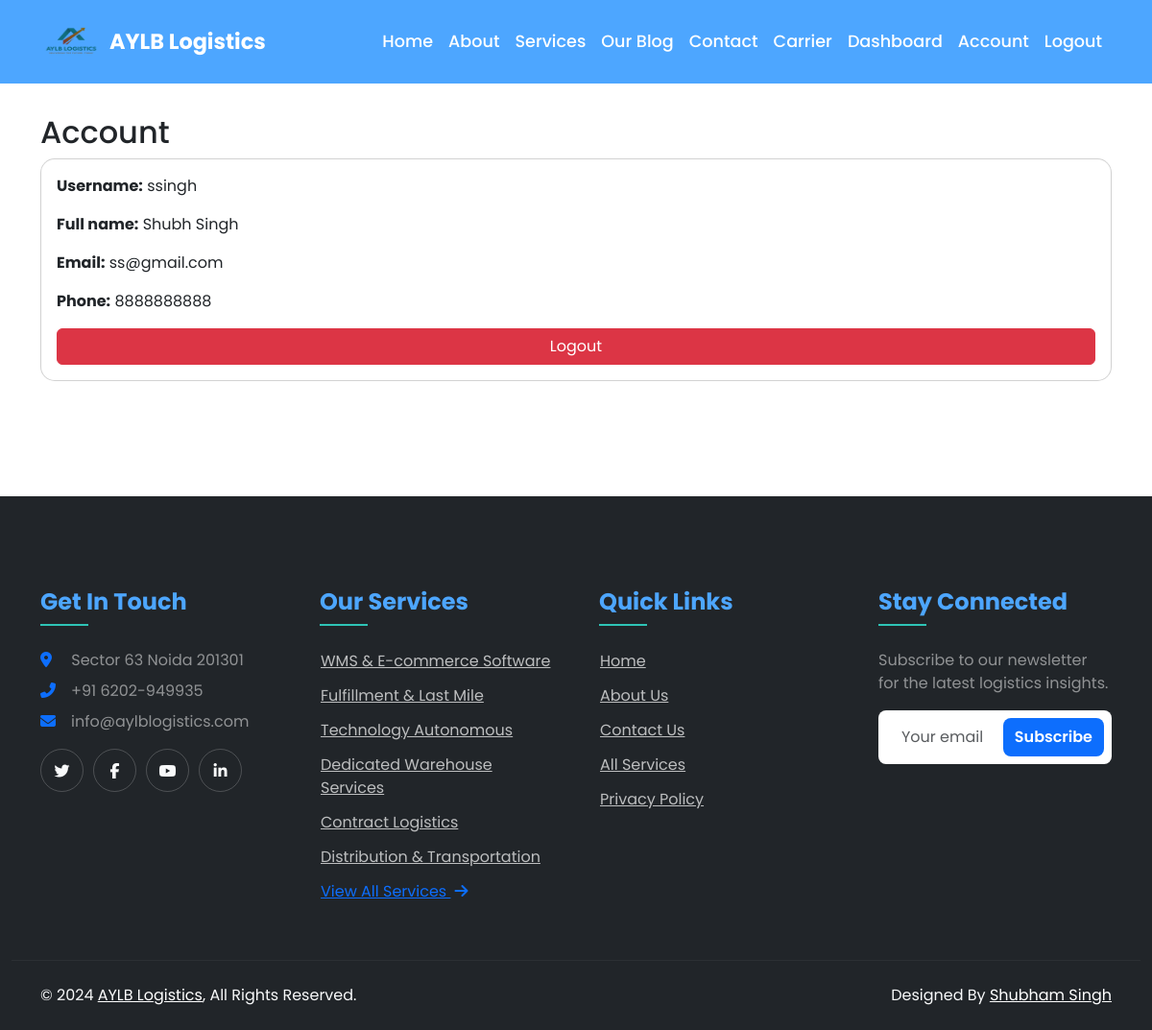
Page /account (signed in) on the committed database.
### AYLB_LOGIS/models.py (models this page shows, shortened)
class User(db.Model, UserMixin):
    id = db.Column(db.Integer, primary_key = True)
    username = db.Column(db.String(20), unique=True, nullable=False)
    firstname = db.Column(db.String(20), nullable=False)
    lastname = db.Column(db.String(20), nullable=False)
    email = db.Column(db.String(120), unique=True, nullable=False)
    phone_no = db.Column(db.String(10), unique=True, nullable=False)
    image_file = db.Column(db.String(20), nullable=False, default = 'default.jpg')
    password = db.Column(db.String(60), nullable=False)

### AYLB_LOGIS/routes.py (the view)
@app.route('/account', methods=['GET'])
@login_required
def account():
    return render_template('account.html', user=current_user)

### AYLB_LOGIS/models.py (called while the page is built)
@login_manager.user_loader
def load_user(user_id):
    return User.query.get(int(user_id))

### AYLB_LOGIS/templates/account.html
{% extends "base.html" %}
{% block content %}
<div class="container py-4">
  <h2>Account</h2>
  <div class="card p-3">
    <p><strong>Username:</strong> {{ user.username }}</p>
    <p><strong>Full name:</strong> {{ user.firstname }} {{ user.lastname }}</p>
    <p><strong>Email:</strong> {{ user.email }}</p>
    <p><strong>Phone:</strong> {{ user.phone_no }}</p>
    <a href="{{ url_for('logout') }}" class="btn btn-danger">Logout</a>
  </div>
</div>
{% endblock %}

### AYLB_LOGIS/templates/base.html (shortened to what this page needs)
<!DOCTYPE html>
<html lang="en">
  <head>
    <link href="https://cdn.jsdelivr.net/npm/bootstrap@5.3.3/dist/css/bootstrap.min.css" rel="stylesheet">
    <link rel="stylesheet" href="https://cdnjs.cloudflare.com/ajax/libs/font-awesome/6.5.2/css/all.min.css">
    <link rel="stylesheet" href="https://cdn.jsdelivr.net/npm/swiper@11/swiper-bundle.min.css">
    <link rel="stylesheet" href="{{ url_for('static', filename='css/style.css') }}">
  </head>
<body>
  <nav class="navbar navbar-expand-lg" style="background-color: #4da6ff; padding: 1rem 2rem;">
    <div class="container-fluid">
      <a class="navbar-brand d-flex align-items-center" href="{{ url_for('index') }}"
         style="font-weight: 700; font-size: 1.4rem; color: white;">
        <img src="{{ url_for('static', filename='images/logo.png') }}"
             alt="AYLB Logo"
             style="height: 100px; width: 60px; margin-right: 10px; filter: brightness(0.5);">
        AYLB Logistics
      </a>
      <div class="collapse navbar-collapse justify-content-end" id="navbarNav">
        <ul class="navbar-nav" style="font-size: 2.1rem;">
          <li class="nav-item"><a class="nav-link text-white" href="{{ url_for('index') }}">Home</a></li>
          <li class="nav-item"><a class="nav-link text-white" href="{{ url_for('about') }}">About</a></li>
          <li class="nav-item"><a class="nav-link text-white" href="{{ url_for('services') }}">Services</a></li>
          <li class="nav-item"><a class="nav-link text-white" href="{{ url_for('ourblog') }}">Our Blog</a></li>
          <li class="nav-item"><a class="nav-link text-white" href="{{ url_for('contact') }}">Contact</a></li>
          <li class="nav-item"><a class="nav-link text-white" href="{{ url_for('carrier') }}">Carrier</a></li>
          {% if current_user.is_authenticated %}
            <li class="nav-item"><a class="nav-link text-white" href="{{ url_for('dashboard') }}">Dashboard</a></li>
            <li class="nav-item"><a class="nav-link text-white" href="{{ url_for('account') }}">Account</a></li>
            <li class="nav-item"><a class="nav-link text-white" href="{{ url_for('logout') }}">Logout</a></li>
          {% else %}
            <li class="nav-item"><a class="nav-link text-white" href="{{ url_for('login') }}">Login</a></li>
            <li class="nav-item"><a class="nav-link text-white" href="{{ url_for('register') }}">Register</a></li>
          {% endif %}
        </ul>
      </div>
    </div>
  </nav>
  <main class="pt-1 mt-1">
    {% block content %}{% endblock %}
  </main>
  <div class="container-fluid bg-dark text-light footer pt-5 wow fadeIn" data-wow-delay="0.1s"
    style="margin-top: 6rem;">
    <div class="container py-5">
        <div class="row g-5">
            <div class="col-lg-3 col-md-6">
                <h4 class="footer-title text-light mb-4">Get In Touch</h4>
                <p class="mb-2 text-white-50"><i class="fa fa-map-marker-alt me-3 text-primary"></i>
                    Sector 63 Noida 201301
                </p>
                <p class="mb-2 text-white-50"><i class="fa fa-phone-alt me-3 text-primary"></i>+91 6202-949935</p>
                <p class="mb-2 text-white-50"><i class="fa fa-envelope me-3 text-primary"></i>info@aylblogistics.com</p>
                <div class="d-flex pt-2">
                    <a class="btn btn-outline-light btn-social" href=""><i class="fab fa-twitter"></i></a>
                    <a class="btn btn-outline-light btn-social" href=""><i class="fab fa-facebook-f"></i></a>
                    <a class="btn btn-outline-light btn-social" href=""><i class="fab fa-youtube"></i></a>
                    <a class="btn btn-outline-light btn-social" href=""><i class="fab fa-linkedin-in"></i></a>
                </div>
            </div>
            <div class="col-lg-3 col-md-6">
                <h4 class="footer-title text-light mb-4">Our Services</h4>
                {% for name, slug in all_services[:6] %}
                    <a class="btn btn-link footer-link" href="{{ url_for('service_detail', slug=slug) }}">{{ name }}</a>
                {% endfor %}
                <a class="btn btn-link footer-link text-primary" href="{{ url_for('services') }}">View All Services <i class="fa fa-arrow-right ms-1"></i></a>
            </div>
            <div class="col-lg-3 col-md-6">
                <h4 class="footer-title text-light mb-4">Quick Links</h4>
                <a class="btn btn-link footer-link" href="{{ url_for('index') }}">Home</a>
                <a class="btn btn-link footer-link" href="{{ url_for('about') }}">About Us</a>
                <a class="btn btn-link footer-link" href="{{ url_for('contact') }}">Contact Us</a>
                <a class="btn btn-link footer-link" href="{{ url_for('services') }}">All Services</a>
                <a class="btn btn-link footer-link" href="privacy.html">Privacy Policy</a>
            </div>
            <div class="col-lg-3 col-md-6">
                <h4 class="footer-title text-light mb-4">Stay Connected</h4>
                <p class="text-white-50">Subscribe to our newsletter for the latest logistics insights.</p>
                <div class="position-relative mx-auto" style="max-width: 400px;">
                    <input class="form-control border-0 w-100 py-3 ps-4 pe-5" type="text" placeholder="Your email">
                    <button type="button"
                        class="btn btn-primary newsletter-btn py-2 position-absolute top-0 end-0 mt-2 me-2">Subscribe</button>
                </div>
            </div>
        </div>
    </div>
    <div class="container-fluid copyright py-4">
        <div class="container">
            <div class="row">
                <div class="col-md-6 text-center text-md-start mb-3 mb-md-0">
                    &copy; 2024 <a class="text-white" href="#">AYLB Logistics</a>, All Rights Reserved.
                </div>
                <div class="col-md-6 text-center text-md-end">
                    Designed By <a class="text-white" href="https://www.linkedin.com/in/shubham-s-9795b1155/">Shubham Singh</a>
                </div>
            </div>
        </div>
    </div>
</div>
</body>
</html>

### AYLB_LOGIS/static/css/style.css (style rules this page uses)
:root { --primary: #4da6ff; --secondary: #0056b3; --light: #F8F9FA; --dark: #212529; }
body { font-family: 'Poppins', sans-serif; color: var(--dark); }
.navbar-brand img { height: 45px !important; }
.navbar { padding: 0.8rem 1rem; }
.navbar-brand { font-size: 1.5rem; font-weight: 600; }
.nav-link { font-size: 1.1rem !important; font-weight: 500; transition: color 0.3s ease; }
.footer-title { color: #4da6ff !important; font-weight: 700; position: relative; padding-bottom: 10px; }
.footer-title::after { content: ''; position: absolute; left: 0; bottom: 0; width: 50px; height: 2px; background: #2ec4b6; }
.btn-link.footer-link { display: block; margin-bottom: 10px; padding: 0; text-align: left; color: rgba(255, 255, 255, 0.7); font-weight: 400; transition: all 0.3s ease; }
.btn-social { margin-right: 10px; width: 45px; height: 45px; display: flex; align-items: center; justify-content: center; border-radius: 50%; border: 1px solid rgba(255, 255, 255, 0.2); transition: all 0.3s ease; }
.newsletter-btn { font-weight: 600; border-radius: 0 8px 8px 0; transition: background-color 0.3s ease; }
.copyright { border-top: 1px solid rgba(255, 255, 255, 0.05); }
.card { border-radius: 15px; transition: transform 0.3s ease, box-shadow 0.3s ease; }
.form-control { border-radius: 8px; border: 1px solid #dee2e6; padding: 0.75rem 1rem; transition: border-color 0.3s ease, box-shadow 0.3s ease; }
.btn-primary { background-color: var(--bs-primary); border: none; border-radius: 8px; transition: background-color 0.3s ease, transform 0.2s ease; }

### rows in the picture
User: username "ssingh", firstname "Shubh", lastname "Singh", email "ss@gmail.com", phone_no "8888888888"

### other values in the picture
{{ name }} "WMS & E-commerce Software" "Fulfillment & Last Mile" "Technology Autonomous" "Dedicated Warehouse Services" "Contract Logistics" "Distribution & Transportation"
